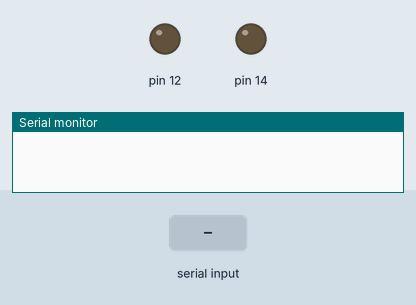
Recording of a sketch running on a simulated Arduino Uno, built with avr-gcc and run on an emulated ATmega328P. Parts: output pins drawn as LEDs (lit = HIGH), the last lines printed to the serial monitor. The test bench sets the inputs (shaded band).

Above: at 1.2 s.
1.3 s: "1\n" received over Serial
At 1.42 s:
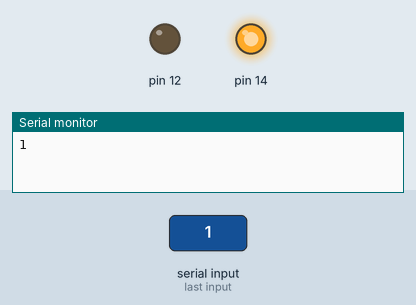
3.0 s: "2\n" received over Serial
At 3.12 s:
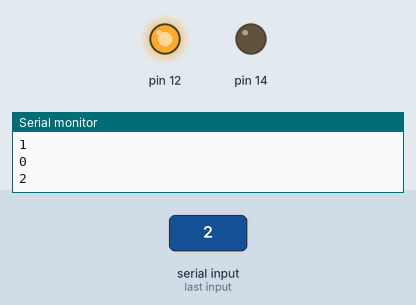
Timing chart, 0 to 6.0 s (numbered marks = the images above; inputs shaded):
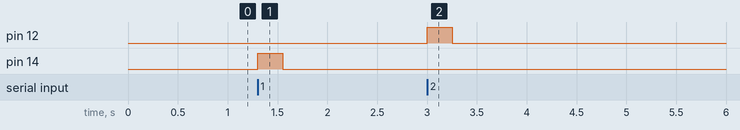

Measured:
- after the input at 1.3 s, pin 14: LOW → HIGH at once, → LOW 0.25 s later
- after the input at 3.0 s, pin 12: LOW → HIGH at once, → LOW 0.25 s later

The sketch:

sketch_feb03a.ino
```cpp
void setup() {
  // put your setup code here, to run once:
  Serial.begin(9600);
  pinMode(14,OUTPUT);
  pinMode(12,OUTPUT);
}

void loop() {
  // put your main code here, to run repeatedly:
  while (Serial.available() > 0) {
    int val = Serial.parseInt();
    Serial.println(val);
    if (val==1)
      {
        digitalWrite(14,HIGH);
        digitalWrite(12,LOW);
        delay(250);
        digitalWrite(14,LOW);
        digitalWrite(12,LOW);
      }
     if (val==0)
      {
        digitalWrite(14,LOW);
        digitalWrite(12,LOW);
      }
     if (val==2)
      {
        digitalWrite(14,LOW);
        digitalWrite(12,HIGH);
        delay(250);
        digitalWrite(14,LOW);
        digitalWrite(12,LOW);
      }
  }
}
```
